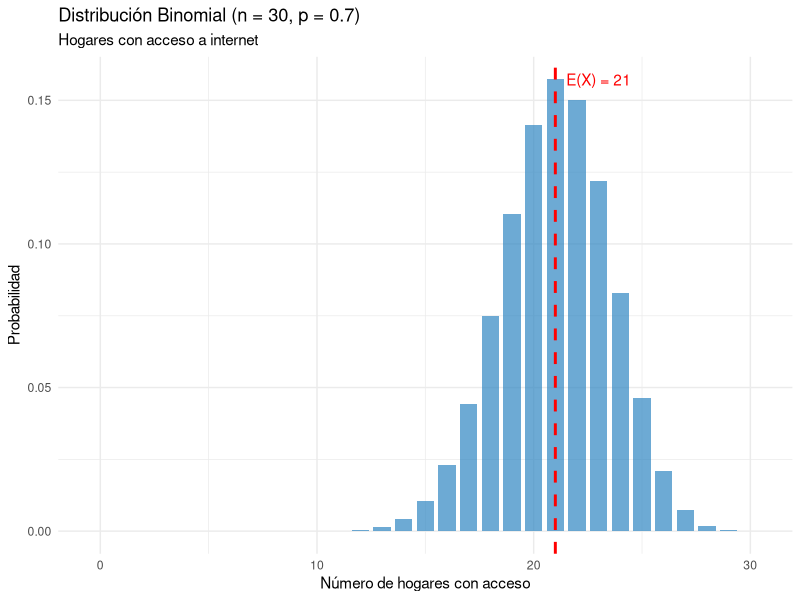
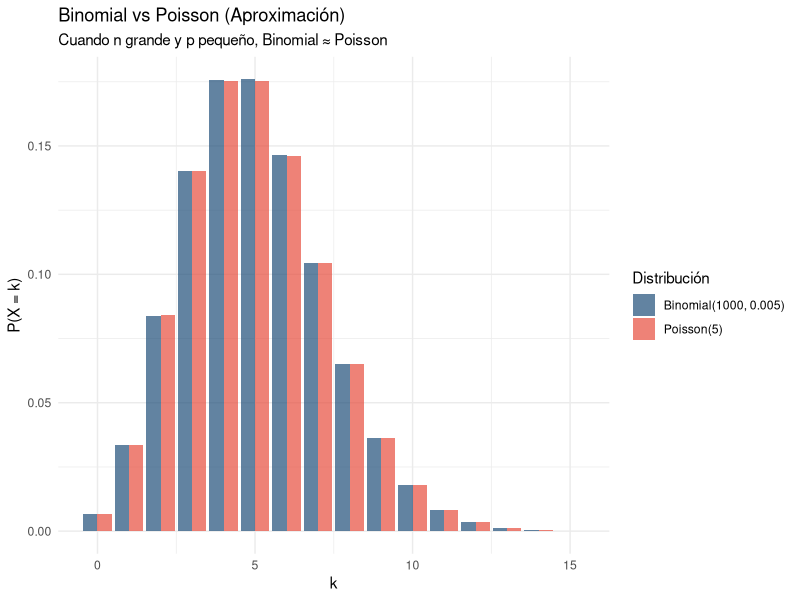
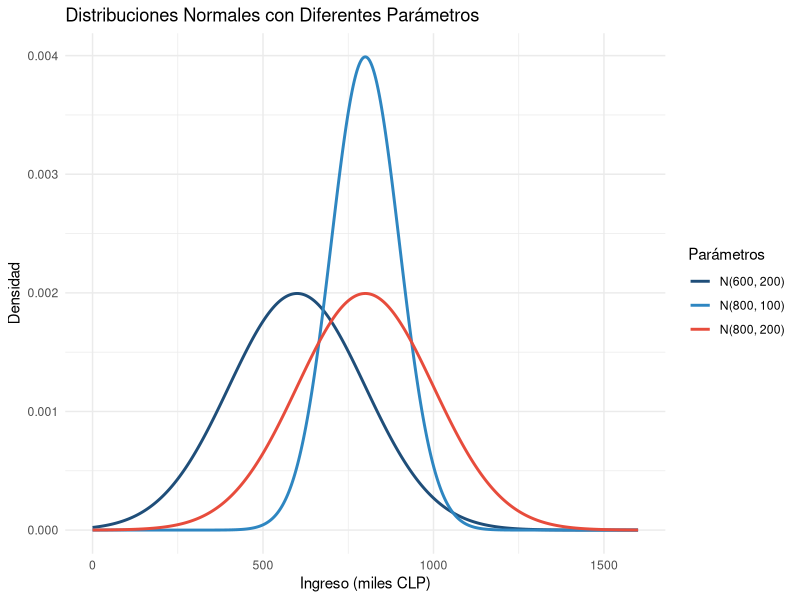

These charts were generated, in order, by the following R code: (Note: this script raises an error after producing the figures.)
# ==============================================================================
# Sesión 3: Distribuciones de Probabilidad
# Doctorado en Ciencias de la Complejidad Social — CICS, UDD
# Profesor: Amaru Agüero (a.agueroj@udd.cl)
# ==============================================================================

# --- Paquetes necesarios ---
# install.packages(c("tidyverse", "ggplot2"))
library(tidyverse)
library(ggplot2)

# ==============================================================================
# 1. DISTRIBUCIÓN BERNOULLI
# ==============================================================================

cat("=== DISTRIBUCIÓN BERNOULLI ===\n")

# Ejemplo: encuesta — ¿apoya una política pública? (p = 0.6)
p <- 0.6
cat("Bernoulli con p =", p, "\n")
cat("E(X) =", p, "\n")
cat("Var(X) =", p * (1 - p), "\n")

# Simular 20 respuestas
set.seed(42)
respuestas <- rbinom(20, size = 1, prob = p)
cat("Simulación (20 personas):", respuestas, "\n")
cat("Proporción de 'Sí':", mean(respuestas), "\n")

# ==============================================================================
# 2. DISTRIBUCIÓN BINOMIAL
# ==============================================================================

cat("\n=== DISTRIBUCIÓN BINOMIAL ===\n")

# Ejemplo: De 30 hogares encuestados, ¿cuántos tienen acceso a internet?
# Si p = 0.7 (70% de penetración)
n <- 30
p <- 0.7

cat("Binomial(n =", n, ", p =", p, ")\n")
cat("E(X) = n*p =", n * p, "\n")
cat("Var(X) = n*p*(1-p) =", n * p * (1 - p), "\n")
cat("DE(X) =", round(sqrt(n * p * (1 - p)), 2), "\n")

# Probabilidades puntuales
cat("\nP(X = 20) =", round(dbinom(20, n, p), 4), "\n")
cat("P(X = 21) =", round(dbinom(21, n, p), 4), "\n")
cat("P(X >= 25) =", round(1 - pbinom(24, n, p), 4), "\n")
cat("P(X <= 15) =", round(pbinom(15, n, p), 4), "\n")

# Visualización de la PMF
x_binom <- 0:n
df_binom <- data.frame(
  x = x_binom,
  prob = dbinom(x_binom, n, p)
)

p1 <- ggplot(df_binom, aes(x = x, y = prob)) +
  geom_col(fill = "#2E86C1", alpha = 0.7, width = 0.8) +
  geom_vline(xintercept = n * p, color = "red", linetype = "dashed", size = 1) +
  annotate("text", x = n * p + 2, y = max(df_binom$prob),
           label = paste("E(X) =", n * p), color = "red") +
  labs(title = paste0("Distribución Binomial (n = ", n, ", p = ", p, ")"),
       subtitle = "Hogares con acceso a internet",
       x = "Número de hogares con acceso", y = "Probabilidad") +
  theme_minimal()
print(p1)

# ==============================================================================
# 3. DISTRIBUCIÓN DE POISSON
# ==============================================================================

cat("\n=== DISTRIBUCIÓN DE POISSON ===\n")

# Ejemplo: número de llamadas a emergencias por hora (lambda = 5)
lambda <- 5
cat("Poisson(lambda =", lambda, ")\n")
cat("E(X) = Var(X) =", lambda, "\n")

# Probabilidades
cat("\nP(X = 0) =", round(dpois(0, lambda), 4), "\n")
cat("P(X = 5) =", round(dpois(5, lambda), 4), "\n")
cat("P(X >= 10) =", round(1 - ppois(9, lambda), 4), "\n")

# Comparar Binomial vs Poisson
# Cuando n es grande y p es pequeño, Binomial ≈ Poisson
n_grande <- 1000
p_peq <- 0.005  # lambda = n*p = 5
x_vals <- 0:15

df_comp <- data.frame(
  x = rep(x_vals, 2),
  prob = c(dbinom(x_vals, n_grande, p_peq), dpois(x_vals, lambda)),
  dist = rep(c("Binomial(1000, 0.005)", "Poisson(5)"), each = length(x_vals))
)

p2 <- ggplot(df_comp, aes(x = x, y = prob, fill = dist)) +
  geom_col(position = "dodge", alpha = 0.7) +
  scale_fill_manual(values = c("#1F4E79", "#E74C3C")) +
  labs(title = "Binomial vs Poisson (Aproximación)",
       subtitle = "Cuando n grande y p pequeño, Binomial ≈ Poisson",
       x = "k", y = "P(X = k)", fill = "Distribución") +
  theme_minimal()
print(p2)

# ==============================================================================
# 4. DISTRIBUCIÓN NORMAL
# ==============================================================================

cat("\n=== DISTRIBUCIÓN NORMAL ===\n")

# Ejemplo: ingresos mensuales con media = 800 y DE = 200 (en miles CLP)
mu <- 800
sigma <- 200

cat("Normal(mu =", mu, ", sigma =", sigma, ")\n")

# Probabilidades
cat("\nP(X < 600) =", round(pnorm(600, mu, sigma), 4), "\n")
cat("P(X > 1000) =", round(1 - pnorm(1000, mu, sigma), 4), "\n")
cat("P(600 < X < 1000) =",
    round(pnorm(1000, mu, sigma) - pnorm(600, mu, sigma), 4), "\n")

# Regla empírica 68-95-99.7
cat("\nRegla empírica:\n")
cat("P(μ ± 1σ) =", round(pnorm(mu + sigma, mu, sigma) -
                            pnorm(mu - sigma, mu, sigma), 4), "\n")
cat("P(μ ± 2σ) =", round(pnorm(mu + 2*sigma, mu, sigma) -
                            pnorm(mu - 2*sigma, mu, sigma), 4), "\n")
cat("P(μ ± 3σ) =", round(pnorm(mu + 3*sigma, mu, sigma) -
                            pnorm(mu - 3*sigma, mu, sigma), 4), "\n")

# Quantiles
cat("\nPercentil 25:", round(qnorm(0.25, mu, sigma), 1), "\n")
cat("Percentil 50 (mediana):", round(qnorm(0.50, mu, sigma), 1), "\n")
cat("Percentil 75:", round(qnorm(0.75, mu, sigma), 1), "\n")
cat("Percentil 95:", round(qnorm(0.95, mu, sigma), 1), "\n")

# Visualización de diferentes normales
x_rng <- seq(0, 1600, by = 1)
df_norm <- data.frame(
  x = rep(x_rng, 3),
  densidad = c(
    dnorm(x_rng, 800, 200),
    dnorm(x_rng, 800, 100),
    dnorm(x_rng, 600, 200)
  ),
  params = rep(c("N(800, 200)", "N(800, 100)", "N(600, 200)"), each = length(x_rng))
)

p3 <- ggplot(df_norm, aes(x = x, y = densidad, color = params)) +
  geom_line(size = 1) +
  scale_color_manual(values = c("#1F4E79", "#2E86C1", "#E74C3C")) +
  labs(title = "Distribuciones Normales con Diferentes Parámetros",
       x = "Ingreso (miles CLP)", y = "Densidad", color = "Parámetros") +
  theme_minimal()
print(p3)

# ==============================================================================
# 5. TEOREMA DEL LÍMITE CENTRAL (TLC)
# ==============================================================================

cat("\n=== TEOREMA DEL LÍMITE CENTRAL ===\n")

# Población: distribución uniforme (NO normal)
set.seed(123)
n_muestras <- 10000

# Diferentes tamaños de muestra
tamanos <- c(5, 15, 30, 100)

par(mfrow = c(2, 2))  # Para base R plots

resultados_tlc <- list()
for (n_muestra in tamanos) {
  medias <- replicate(n_muestras, {
    muestra <- runif(n_muestra, min = 0, max = 10)
    mean(muestra)
  })
  resultados_tlc[[as.character(n_muestra)]] <- medias
}

# Visualización con ggplot2
df_tlc <- bind_rows(
  lapply(names(resultados_tlc), function(n) {
    data.frame(
      media = resultados_tlc[[n]],
      n = paste("n =", n)
    )
  })
)
df_tlc$n <- factor(df_tlc$n, levels = paste("n =", tamanos))

p4 <- ggplot(df_tlc, aes(x = media)) +
  geom_histogram(aes(y = after_stat(density)), bins = 50,
                 fill = "#2E86C1", alpha = 0.6) +
  stat_function(fun = dnorm,
                args = list(mean = 5, sd = sqrt(100/12) / sqrt(5)),
                color = "red", size = 0.8,
                data = data.frame(x = c(2, 8), n = factor("n = 5",
                                  levels = levels(df_tlc$n)))) +
  facet_wrap(~ n, scales = "free_y") +
  labs(title = "Teorema del Límite Central",
       subtitle = "Distribución de medias muestrales (población Uniforme[0,10])",
       x = "Media muestral", y = "Densidad") +
  theme_minimal()
print(p4)

# Verificar convergencia
cat("\nPoblación: Uniforme[0, 10]\n")
cat("Media teórica: 5, DE teórica:", round(sqrt(100/12), 3), "\n\n")
for (n_muestra in tamanos) {
  medias <- resultados_tlc[[as.character(n_muestra)]]
  cat(sprintf("n = %3d: Media = %.3f, DE = %.3f, DE teórica = %.3f\n",
              n_muestra, mean(medias), sd(medias),
              sqrt(100/12) / sqrt(n_muestra)))
}

# ==============================================================================
# 6. DISTRIBUCIÓN t DE STUDENT
# ==============================================================================

cat("\n=== DISTRIBUCIÓN t DE STUDENT ===\n")

# Comparar t con distintos grados de libertad vs Normal
x_t <- seq(-5, 5, by = 0.01)
df_t <- data.frame(
  x = rep(x_t, 4),
  densidad = c(
    dt(x_t, df = 3),
    dt(x_t, df = 10),
    dt(x_t, df = 30),
    dnorm(x_t)
  ),
  dist = rep(c("t(df=3)", "t(df=10)", "t(df=30)", "Normal"), each = length(x_t))
)

p5 <- ggplot(df_t, aes(x = x, y = densidad, color = dist)) +
  geom_line(size = 0.8) +
  scale_color_manual(values = c("#1F4E79", "#2E86C1", "#E74C3C", "black")) +
  labs(title = "Distribución t de Student vs Normal",
       subtitle = "Conforme df → ∞, t → Normal",
       x = "x", y = "Densidad", color = "Distribución") +
  theme_minimal()
print(p5)

# Valores críticos
cat("Valores críticos (α = 0.05, dos colas):\n")
for (gl in c(3, 10, 30, Inf)) {
  t_crit <- if (is.infinite(gl)) qnorm(0.975) else qt(0.975, gl)
  cat(sprintf("  df = %3s: t* = %.3f\n",
              ifelse(is.infinite(gl), "∞", as.character(gl)), t_crit))
}

# ==============================================================================
# 7. DISTRIBUCIÓN CHI-CUADRADO
# ==============================================================================

cat("\n=== DISTRIBUCIÓN CHI-CUADRADO ===\n")

x_chi <- seq(0.01, 40, by = 0.1)
df_chi <- data.frame(
  x = rep(x_chi, 4),
  densidad = c(
    dchisq(x_chi, df = 2),
    dchisq(x_chi, df = 5),
    dchisq(x_chi, df = 10),
    dchisq(x_chi, df = 20)
  ),
  dist = rep(c("χ²(df=2)", "χ²(df=5)", "χ²(df=10)", "χ²(df=20)"),
             each = length(x_chi))
)

p6 <- ggplot(df_chi, aes(x = x, y = densidad, color = dist)) +
  geom_line(size = 0.8) +
  scale_color_manual(values = c("#1F4E79", "#2E86C1", "#E74C3C", "#27AE60")) +
  labs(title = "Distribución Chi-Cuadrado",
       subtitle = "Conforme df crece, se parece más a una normal",
       x = "x", y = "Densidad", color = "Distribución") +
  coord_cartesian(ylim = c(0, 0.5)) +
  theme_minimal()
print(p6)

# ==============================================================================
# 8. DISTRIBUCIÓN F
# ==============================================================================

cat("\n=== DISTRIBUCIÓN F ===\n")

x_f <- seq(0.01, 6, by = 0.01)
df_f <- data.frame(
  x = rep(x_f, 3),
  densidad = c(
    df(x_f, df1 = 5, df2 = 10),
    df(x_f, df1 = 10, df2 = 30),
    df(x_f, df1 = 50, df2 = 50)
  ),
  dist = rep(c("F(5, 10)", "F(10, 30)", "F(50, 50)"), each = length(x_f))
)

p7 <- ggplot(df_f, aes(x = x, y = densidad, color = dist)) +
  geom_line(size = 0.8) +
  scale_color_manual(values = c("#1F4E79", "#E74C3C", "#27AE60")) +
  labs(title = "Distribución F de Fisher",
       subtitle = "Usada en ANOVA y tests de varianza",
       x = "x", y = "Densidad", color = "Distribución") +
  theme_minimal()
print(p7)

# ==============================================================================
# 9. GENERACIÓN DE VARIABLES ALEATORIAS EN R
# ==============================================================================

cat("\n=== Funciones r*, d*, p*, q* en R ===\n")

cat("\nPatrón: r (random), d (density), p (probability), q (quantile)\n\n")

# Ejemplo completo con la normal
cat("dnorm(0) =", dnorm(0), "       (densidad en x=0)\n")
cat("pnorm(1.96) =", pnorm(1.96), " (P(Z ≤ 1.96))\n")
cat("qnorm(0.975) =", qnorm(0.975), " (z tal que P(Z ≤ z) = 0.975)\n")
cat("rnorm(5) =", round(rnorm(5), 2), "(5 valores aleatorios)\n")

# Tabla resumen de distribuciones
cat("\n--- Resumen de distribuciones ---\n")
cat("Distribución     | Tipo     | Parámetros        | E(X)     | Var(X)\n")
cat("-----------------|----------|-------------------|----------|--------\n")
cat("Bernoulli        | Discreta | p                 | p        | p(1-p)\n")
cat("Binomial         | Discreta | n, p              | np       | np(1-p)\n")
cat("Poisson          | Discreta | λ                 | λ        | λ\n")
cat("Normal           | Continua | μ, σ              | μ        | σ²\n")
cat("t de Student     | Continua | df                | 0        | df/(df-2)\n")
cat("Chi-cuadrado     | Continua | df                | df       | 2*df\n")
cat("F de Fisher      | Continua | df1, df2          | complejo | complejo\n")

cat("\n✓ Fin de Sesión 3\n")
